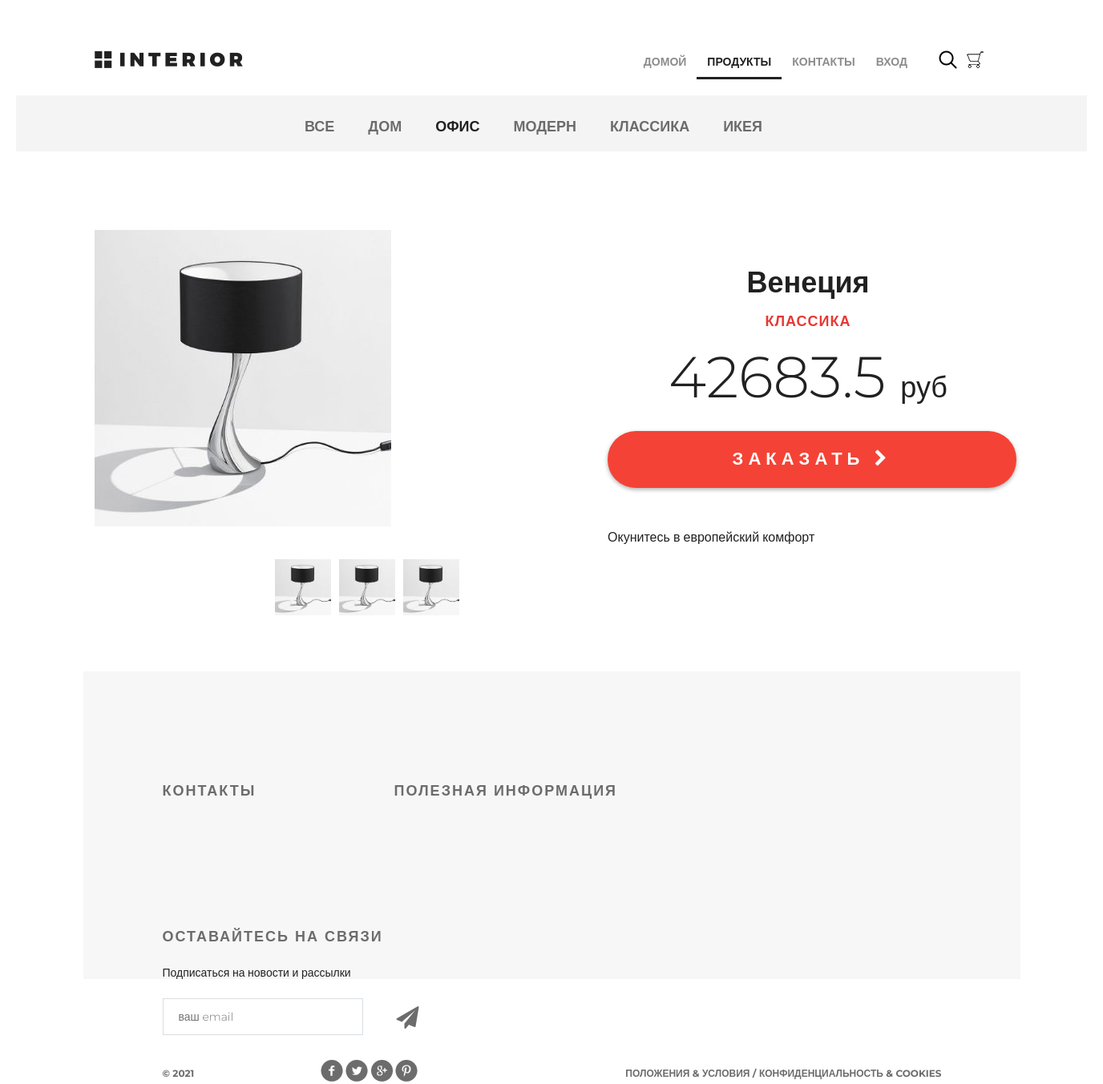
The app's page /products/product/2/ with its own data.
### mainapp/models.py (models this page shows, shortened)
class ProductCategory(models.Model):
    name = models.CharField(max_length=64, unique=True, verbose_name='имя')
    description = models.TextField(verbose_name='Описание', blank=True)
    is_active = models.BooleanField(verbose_name='активность', default=True)

class Product(models.Model):
    category = models.ForeignKey(ProductCategory, on_delete=models.CASCADE)
    name = models.CharField(max_length=128, verbose_name='Имя')
    image = models.ImageField(upload_to='products_images', blank=True)
    short = models.CharField(max_length=64, verbose_name='Краткое описание', blank=True)
    description = models.TextField(verbose_name='Описание', blank=True)
    price = models.DecimalField(verbose_name='Цена', max_digits=8, decimal_places=2, default=0)
    quantity = models.PositiveSmallIntegerField(verbose_name='Количество на складе', default=0)
    is_active = models.BooleanField(verbose_name='активность', default=True)

### mainapp/views.py (the view)
# urls.py: path('product/<int:pk>/', mainapp.product, name='product')
def product(request, pk):
    content = {
        'title': 'Продукт',
        'product': get_object_or_404(Product, pk=pk),
        'links_menu': ProductCategory.objects.all(),
    }
    return render(request, 'mainapp/product.html', content)

### mainapp/context_processors.py (called while the page is built)
def basket(request):
    basket_list = []
    if request.user.is_authenticated:
        basket_list = Basket.objects.filter(user=request.user)
    return {
        'basket': basket_list
    }

### mainapp/templates/mainapp/product.html (shortened to what this page needs)
{% extends 'mainapp/base.html' %}
{% load static %}
{% block content %}
		<div class="hero-white">
			<div class="header clearfix">
                <a href="index.html" class="logo"></a>
                    {% include 'mainapp/includes/inc_main_menu.html'%}
            </div>
		</div>
		<div class="details">
			<div class="links clearfix">
                {% include 'mainapp/includes/inc_categories_menu.html' %}
			</div>
			<div class="details-products">
				<div class="details-slider">
					<div class="slider-product">
						<img src="/media/{{ product.image }}">
					</div>
					<div class="slider-control">
						<div class="block">
							<a href="#"><img src="/media/{{ product.image }}" alt="">
							</a>
						</div>
						<div class="block">
							<a href="#"><img src="/media/{{ product.image }}" alt="">
							</a>
						</div>
						<div class="block">
							<a href="#"><img src="/media/{{ product.image }}" alt="">
							</a>
						</div>
					</div>
				</div>
				<div class="description">
					<h3 class="big-bold">{{product.name}}</h3>
					<h3 class="red">{{ product.category.name}}</h3>
					<p class="price"> {{ product.price|floatformat:1 }} <span>руб</span></p>
					<a href="{% url 'basket:add' product.pk %}" class="red-button">
						заказать <i class="fa fa-chevron-right" aria-hidden="true"></i>
					</a>
					<div class="description-text">
						<p>
                            {{ product.description }}
                        </p>
					</div>
				</div>
			</div>
		</div>
		<div class="clr"></div>
{% endblock %}

### mainapp/templates/mainapp/includes/inc_categories_menu.html
<ul class="links-menu">
    <li><a href="{% url 'products:category' 0%}"
               {% if request.resolver_match.kwargs.pk == 0 %} class="active"{% endif %}>
        Все</a>
    </li>
    {% for link in links_menu %}
        <li><a href="{% url 'products:category' link.pk %}"
               {% if request.resolver_match.kwargs.pk == link.pk %} class="active"{% endif %}>{{ link.name }}</a></li>
    {% endfor %}
</ul>

### static/css/style.css (style rules this page uses)
* { margin: 0; padding: 0; }
body { font-family: 'Montserrat', sans-serif; }
html, body { height: 100%; }
.slider-control .block a img { width: 70px; }
.clr { height: 384px; }
.logo { background-image: url(/static/img/logo.png); margin-top: 63px; width: 185px; height: 22px; float: left; }
.clearfix:after { content: ""; display: block; clear: both; }
.big-bold { color: #212121; font-size: 36px; font-weight: 700; text-align: left; margin-bottom: 24px; line-height: 36px; }
.red { text-transform: uppercase; color: #e53935; font-size: 18px; font-weight: 700; text-align: left; letter-spacing: 1px; line-height: 17px; margin-bottom: 22px; }
.hero-white { background-color: #fff; height: 119px; padding-left: 98px; padding-right: 211px; position: relative; }
.links { height: 70px; background-color: #f4f4f4; position: relative; padding-left: 360px; }
.links-menu { margin: 27px auto 0px; position: absolute; }
.links-menu li { float: left; list-style-type: none; padding-right: 42px; }
.links-menu li a { text-decoration: none; color: #6c6c6c; font-size: 18px; font-weight: 700; text-transform: uppercase; }
.links-menu .active { color: #212121; font-size: 18px; font-weight: 700; }
.details-products { padding-left: 98px; padding-right: 98px; margin-top: 98px; height: 551px; }
.details-slider { width: 570px; float: left; margin-right: 30px; }
.slider-product { width: 570px; height: 400px; }
.slider-control { width: 420px; height: 70px; margin: 11px auto 0px; padding-left: 150px }
.slider-control .block { height: 70px; width: 70px; position: relative; float: left; margin-right: 10px; }
.description { width: 535px; float: right; padding-left: 35px }
.description .big-bold { color: #212121; font-size: 36px; font-weight: 700; text-align: center; margin-top: 47px; margin-bottom: 0px; }
.description .red { text-transform: uppercase; color: #e53935; font-size: 18px; font-weight: 700; text-align: center; letter-spacing: 1px; line-height: 17px; margin-top: 23px; margin-bottom: 36px; }
.description .price { color: #212121; font-size: 72px; font-weight: 300; line-height: 48px; text-align: center; }
.description .price span { color: #212121; font-size: 36px; font-weight: 300; line-height: 48px; text-align: center; }
.red-button { display: block; height: 71px; width: 510px; border-radius: 35px; background-color: #f44336; text-align: center; text-transform: uppercase; text-decoration: none; color: #ffffff; font-size: 22px; font-weight: 700; line-height: 24px; box-shadow: 0px 2px 4.85px 0.15px rgba(33, 33, 33, 0.35); line-height: 70px; letter-spacing: 6px; margin-top: 31px; }
.description-text { margin-top: 50px; color: #212121; font-size: 16px; font-weight: 300; line-height: 24px; text-align: left; }
.description-text p { margin-bottom: 0.5em; }

### records on screen
ProductCategory: name "ДОМ"
ProductCategory: name "ОФИС"
ProductCategory: name "МОДЕРН"
ProductCategory: name "КЛАССИКА"
ProductCategory: name "ИКЕЯ"
Product: image (picture), name "Венеция", category.name "КЛАССИКА", price "42683.5", description "Окунитесь в европейский комфорт"
